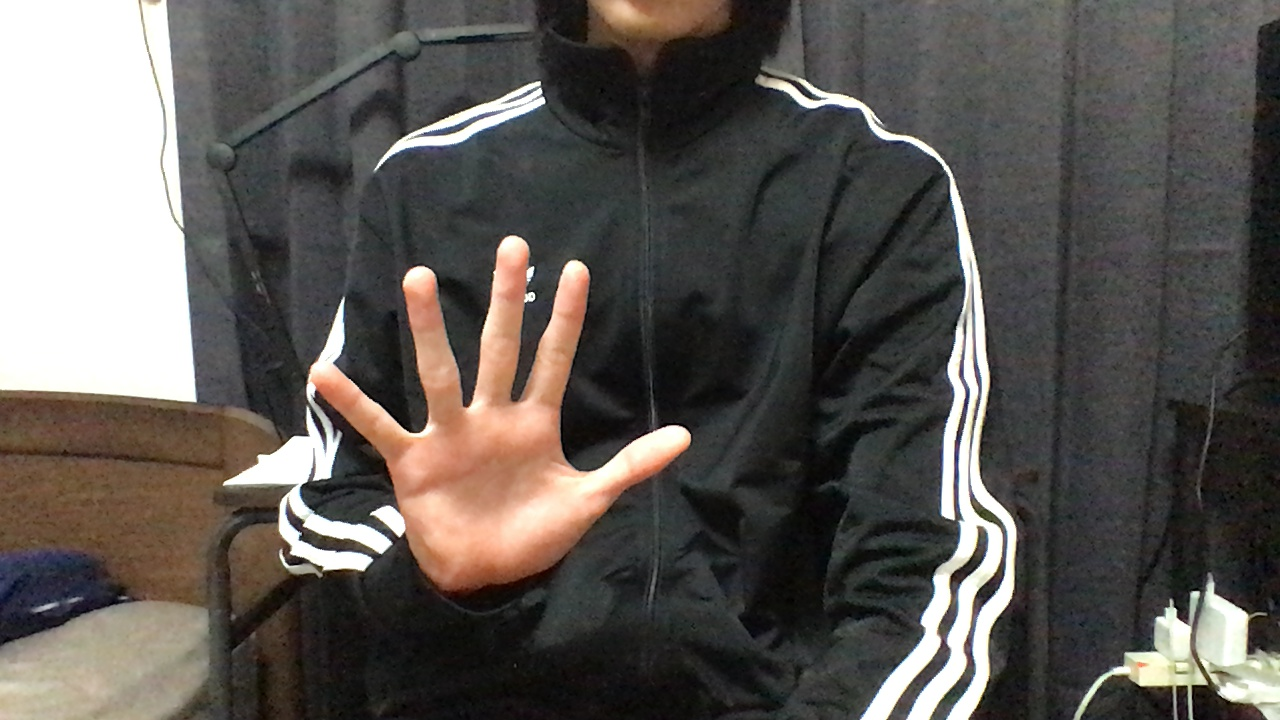
#> input picture Images/paper/img10051.jpg, 1280 x 720 px; its folder holds only this picture in this run
$ python 'resize(square).py' 100 3
#> lines starting #> are read from the running program, lines starting #| are printed output that depends on the picture
"""
引数は size class_num
例えば 320 10
"""

import glob
import sys
from PIL import Image

#Images内のクラスごとにdatasets,class_name.txt,train.txtを作る

size = int(sys.argv[1])  # リサイズ後のサイズ
class_num_limit = int(sys.argv[2])  # Image内で使うクラス数（出てきた順に使う）
classes = glob.glob("Images/*")
class_name = open("class_name.txt", "w")
train = open("train.txt", "w")

img_num = 1
class_num = 0

for c in classes:

    #class_nameへの書き込み(クラス名)
    class_name.write(c.split("/")[1])
    class_name.write("\n")

    files = glob.glob(c+"/*")
    for f in files:  # imageの名前
        f_split = f.split("/")

        #画像のリサイズ
        img = Image.open(f)
#> img is the input picture: PIL image 1280x720 RGB; mean R, G, B 93.3, 88.8, 84.7
        w = size/img.width
#> w = 0.0781
        h = size/img.height
#> h = 0.139
        img_resize = img.resize((size, size))
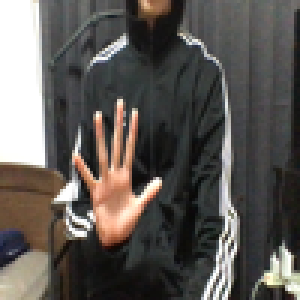
#> img_resize: PIL image 100x100 RGB (shown 3 times larger); mean R, G, B 93.3, 88.8, 84.7
        try:
            img_resize.save("datasets/image"+str(img_num)+".jpg")
        except Exception as e:
            print(e)
            continue

        #犬↓
        """
        text = open("Annotation/"+f_split[1]+"/"+f_split[2][:-4])
        for i in range(18):
            text.readline()
        line = [0]*4
        for i in range(4):
            s = text.readline().strip()[6:-7]
            line[i] = int(s)
        for i in range(3):
            a = text.readline().strip()
        if "object" in a:  # 複数の犬がいるのは使わない
            continue
        """
        #犬↑
        #普段使う方↓

        #trainへの書き込み(annotation)
#> (the run stopped early here; a loop or call above may not have finished)

$ run again, on Images/rock/img10006.jpg
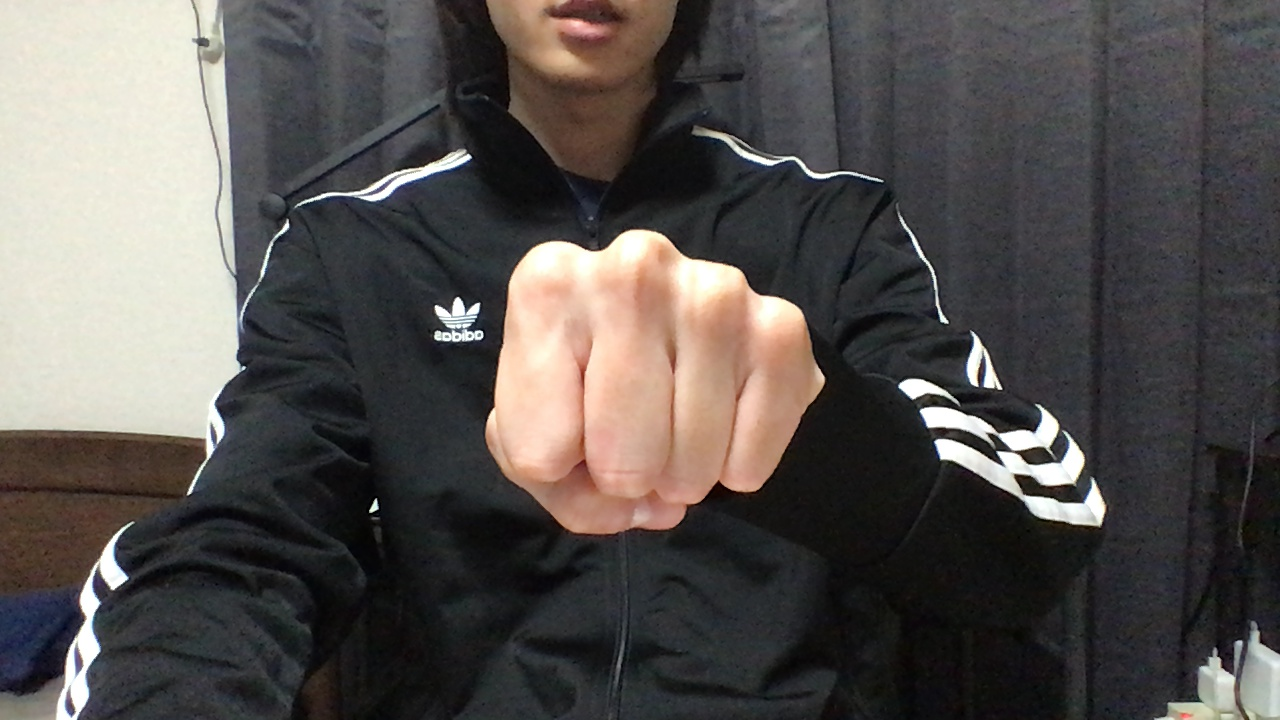
#> input picture Images/rock/img10006.jpg, 1280 x 720 px
#> img is the input picture: PIL image 1280x720 RGB; mean R, G, B 86.5, 82.3, 80
#> `img_resize = img.resize((size, size))`:
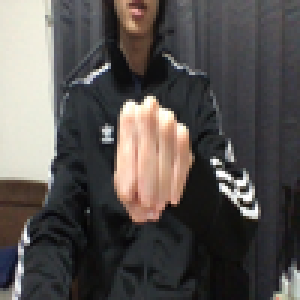
#> img_resize: PIL image 100x100 RGB (shown 3 times larger); mean R, G, B 86.5, 82.2, 80

$ run again, on Images/paper/img10129.jpg
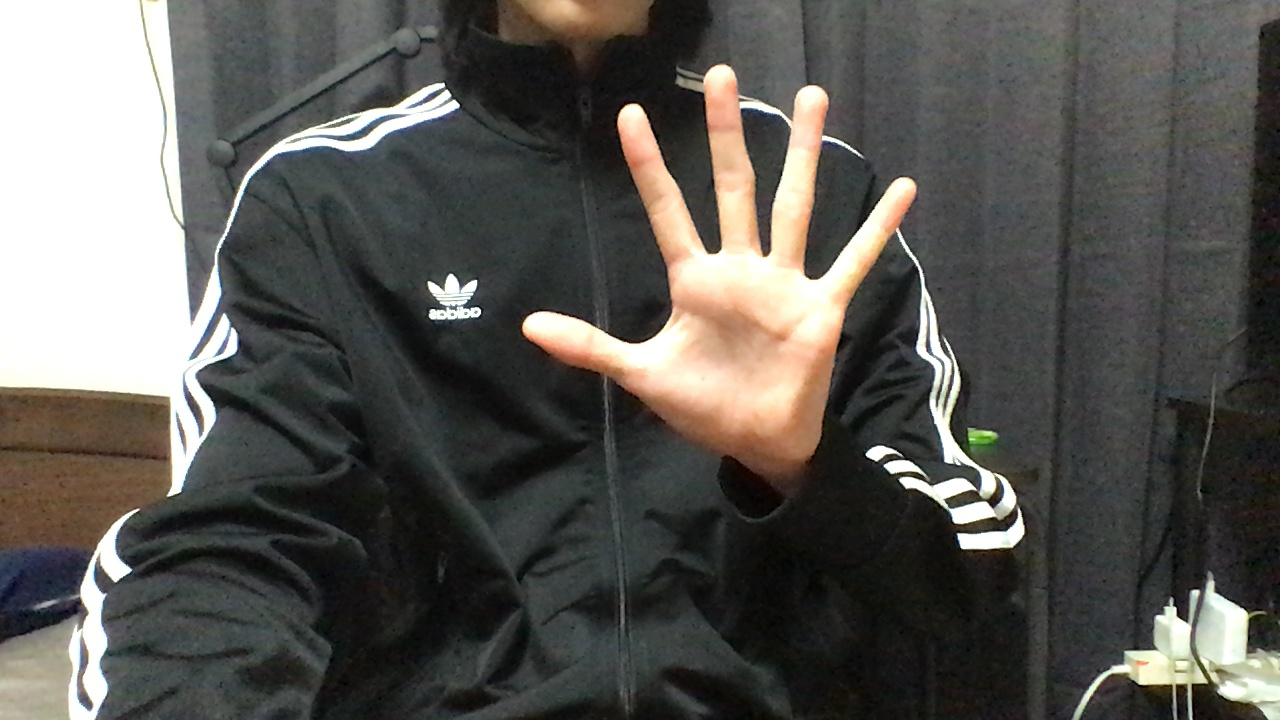
#> input picture Images/paper/img10129.jpg, 1280 x 720 px
#> img is the input picture: PIL image 1280x720 RGB; mean R, G, B 90, 88.4, 84
#> `img_resize = img.resize((size, size))`:
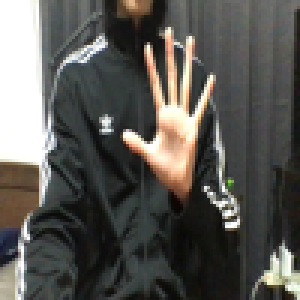
#> img_resize: PIL image 100x100 RGB (shown 3 times larger); mean R, G, B 89.9, 88.3, 83.9

$ run again, on Images/paper/img10178.jpg
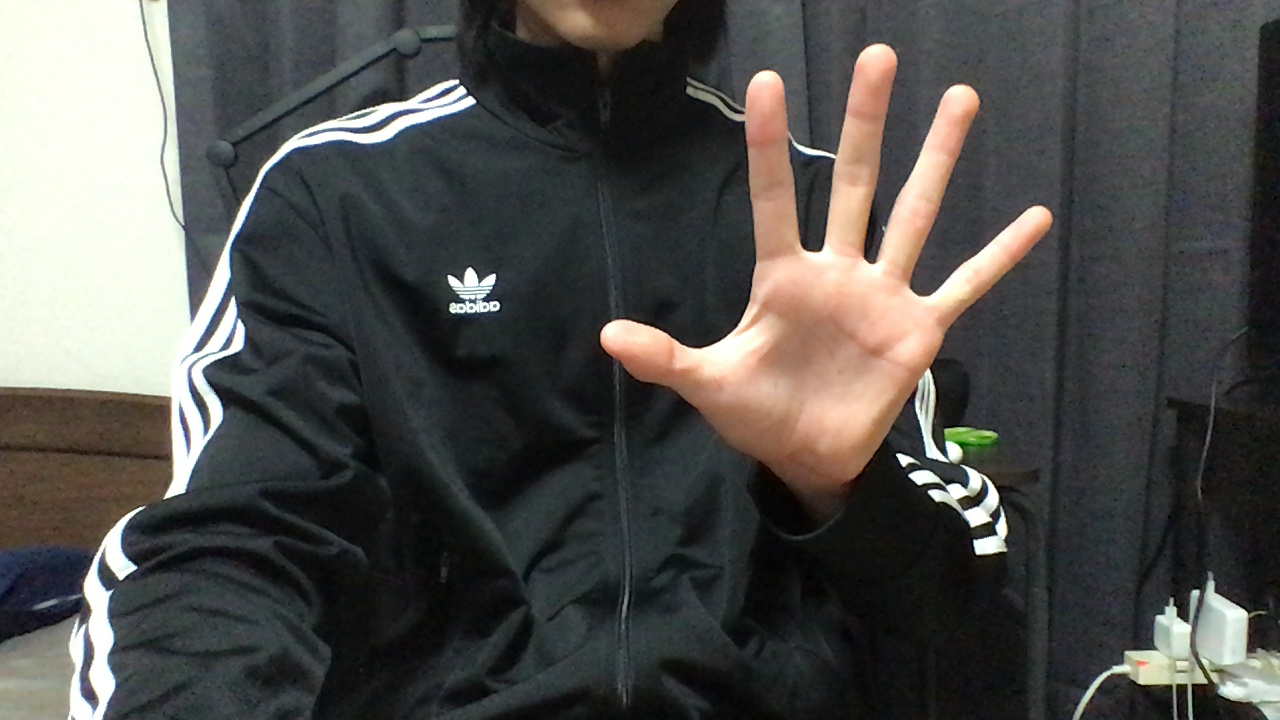
#> input picture Images/paper/img10178.jpg, 1280 x 720 px
#> img is the input picture: PIL image 1280x720 RGB; mean R, G, B 81.1, 80.2, 77.3
#> `img_resize = img.resize((size, size))`:
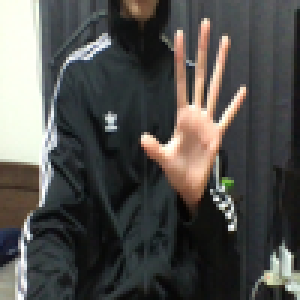
#> img_resize: PIL image 100x100 RGB (shown 3 times larger); mean R, G, B 81, 80.2, 77.3
